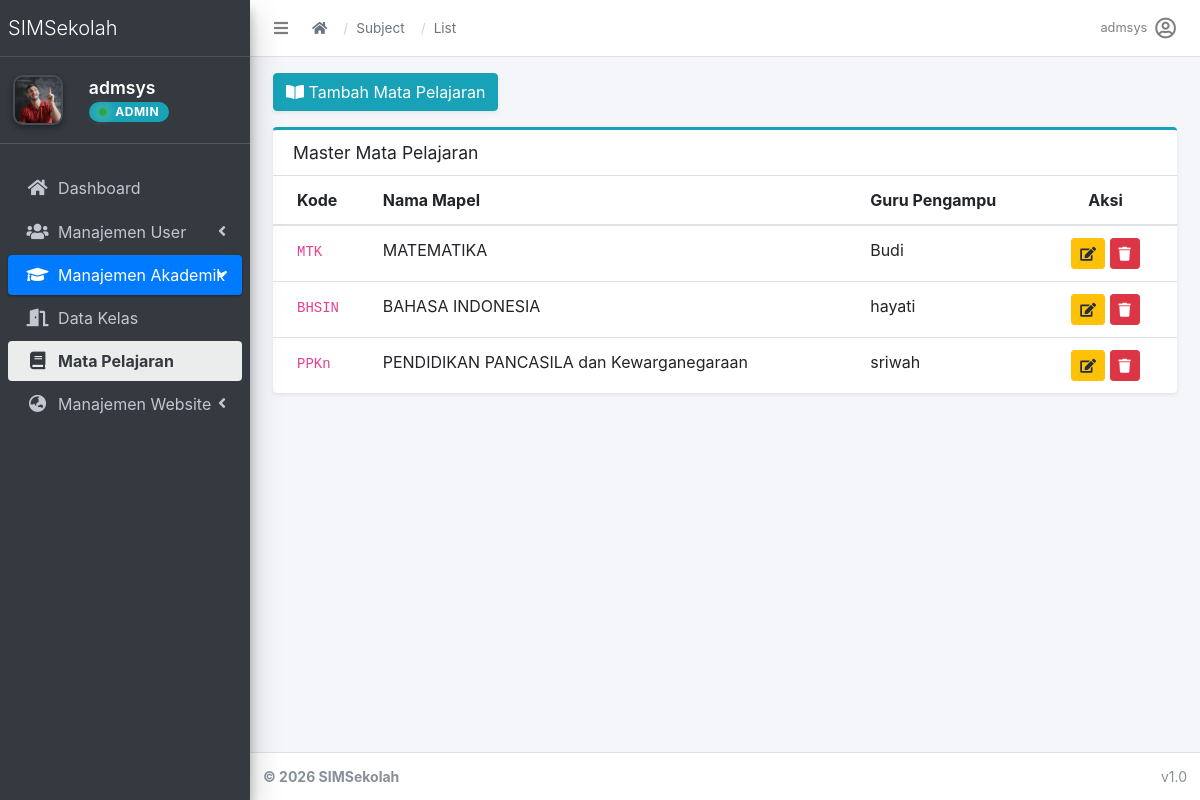
/academics/subjects/ (signed in), run on an earlier commit of the app's database.
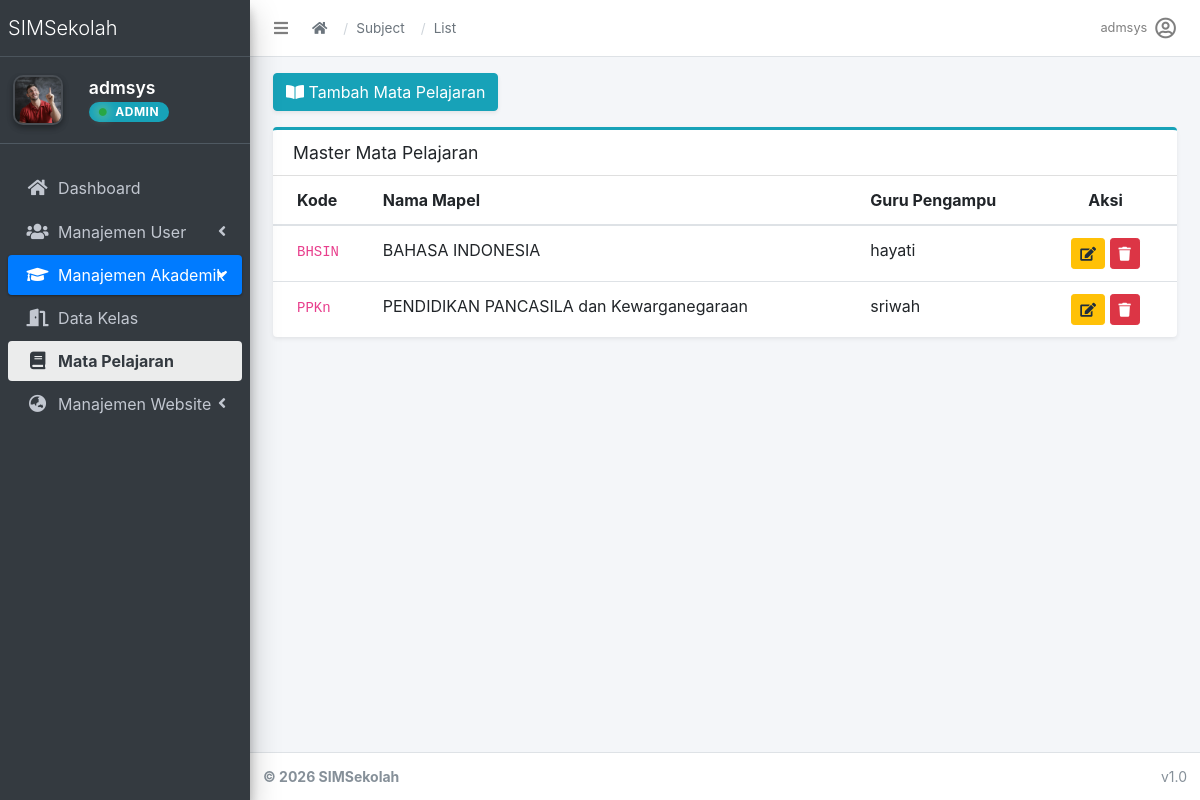
And on a later commit of the database.
### apps/academics/models.py (models this page shows, shortened)
class MataPelajaran(models.Model):
    nama = models.CharField(max_length=100)
    kode = models.CharField(max_length=10, unique=True)
    pengampu = models.ForeignKey(User, on_delete=models.CASCADE, limit_choices_to={'role': 'teacher'})

### apps/accounts/models.py (models this page shows, shortened)
class User(AbstractUser):
    role = models.CharField(
        max_length=20,
        choices=(
            ('admin', 'Admin'),
            ('operator', 'Operator'),
            ('teacher', 'Teacher'),
            ('student', 'Student'),
        ),
        default='student'
    )

### apps/academics/views/subject.py (the view)
# urls.py: path('subjects/', subject.SubjectListView.as_view(), name='subject_list'),
class SubjectListView(RoleRequiredMixin, ListView):
    model = MataPelajaran
    template_name = 'dashboard/academics/matapelajaran/subject_list.html'
    context_object_name = 'subjects'
    allowed_roles = ['admin', 'teacher']

### apps/accounts/mixins.py (called while the page is built, shortened)
    def dispatch(self, request, *args, **kwargs):
        if not request.user.is_authenticated:
            return self.handle_no_permission()
        user = request.user
        if user.is_superuser:
            return super().dispatch(request, *args, **kwargs)

### apps/accounts/templatetags/account_tags.py (called while the page is built)
@register.inclusion_tag('accounts/partials/user_info.html') # Sesuaikan template tag Suhu
def user_profile_info(user):
    profile = None
    if user.is_authenticated:
        if hasattr(user, 'userprofile'):
            profile = user.userprofile
        elif hasattr(user, 'student_profile'):
            profile = user.student_profile
    return {
        'user': user,
        'profile': profile,
    }

### apps/core/context_processors.py (called while the page is built)
def theme(request):
    return {
        "THEME": settings.THEME
    }

def breadcrumbs(request):
    breadcrumbs = []
    if request.resolver_match:
        url_name = request.resolver_match.url_name
        if url_name:
            parts = url_name.split("_")
            for part in parts:
                breadcrumbs.append({
                    "name": part.capitalize(),
                    "url": ""
                })
    return {
        "breadcrumbs": breadcrumbs
    }

### templates/dashboard/academics/matapelajaran/subject_list.html (shortened to what this page needs)
{% extends "admin/base.html" %}
{% block content %}
<div class="container-fluid">
    <div class="mb-3">
        <a href="{% url 'academics:subject_create' %}" class="btn btn-info text-white shadow-sm">
            <i class="fas fa-book-open me-1"></i> Tambah Mata Pelajaran
        </a>
    </div>
    <div class="card card-outline card-info shadow-sm">
        <div class="card-header">
            <h3 class="card-title">Master Mata Pelajaran</h3>
        </div>
        <div class="card-body p-0">
            <table class="table table-hover mb-0">
                <thead>
                    <tr>
                        <th>Kode</th>
                        <th>Nama Mapel</th>
                        <th>Guru Pengampu</th>
                        <th class="text-center">Aksi</th>
                    </tr>
                </thead>
                <tbody>
                    {% for subject in subjects %}
                    <tr>
                        <td><code>{{ subject.kode }}</code></td>
                        <td>{{ subject.nama }}</td>
                        <td>
                            {% if subject.pengampu.get_full_name %}
                                {{ subject.pengampu.get_full_name }}
                            {% else %}
                                {{ subject.pengampu.username }}
                            {% endif %}
                        </td>
                        <td class="text-center">
                            <a href="{% url 'academics:subject_edit' subject.pk %}" class="btn btn-sm btn-warning"><i class="fas fa-edit"></i></a>
                            <a href="{% url 'academics:subject_delete' subject.pk %}" class="btn btn-sm btn-danger"><i class="fas fa-trash"></i></a>
                        </td>
                    </tr>
                    {% endfor %}
                </tbody>
            </table>
        </div>
    </div>
</div>
{% endblock %}

### templates/admin/partials/navbar.html (shortened to what this page needs)
<nav class="main-header navbar navbar-expand navbar-white navbar-light">
  <ul class="navbar-nav">
    <li class="nav-item">
      <a class="nav-link" data-widget="pushmenu" href="#" role="button">
        <i class="fas fa-bars"></i>
      </a>
    </li>
  </ul>
  <nav aria-label="breadcrumb" class="d-none d-md-flex align-items-center ml-2">
    <ol class="breadcrumb">
      <li class="breadcrumb-item">
        <a href="{% url 'dashboard' %}"><i class="fas fa-home"></i></a>
      </li>
      {% for crumb in breadcrumbs %}
        {% if crumb.url %}
          <li class="breadcrumb-item">
            <a href="{{ crumb.url }}">{{ crumb.name }}</a>
          </li>
        {% else %}
          <li class="breadcrumb-item active" aria-current="page">
            {{ crumb.name }}
          </li>
        {% endif %}
      {% endfor %}
    </ol>
  </nav>
  <ul class="navbar-nav ml-auto">
  <li class="nav-item dropdown">
    <a class="nav-link d-flex align-items-center" data-toggle="dropdown" href="#">
      <span class="mr-2 d-none d-lg-inline text-gray-600 small">
        {% if request.user.role == 'student' %}
          {{ request.user.student_profile.nama_lengkap|default:request.user.username }}
        {% elif request.user.role == 'teacher' %}
          {{ request.user.teacher_profile.nama_lengkap|default:request.user.username }}
        {% else %}
          {{ request.user.username }}
        {% endif %}
      </span>
      {% if request.user.role == 'student' and request.user.student_profile.foto %}
        <img src="{{ request.user.student_profile.foto.url }}" class="img-circle elevation-2" style="width: 30px; height: 30px; object-fit: cover;">
      {% elif request.user.role == 'teacher' and request.user.teacher_profile.foto %}
        <img src="{{ request.user.teacher_profile.foto.url }}" class="img-circle elevation-2" style="width: 30px; height: 30px; object-fit: cover;">
      {% else %}
        <i class="far fa-user-circle fa-lg"></i>
      {% endif %}
    </a>
  </li>
</ul>
</nav>

What changed in the data, as far as the page shows it:
removed MataPelajaran: kode "MTK", nama "MATEMATIKA", pengampu.username "Budi"
